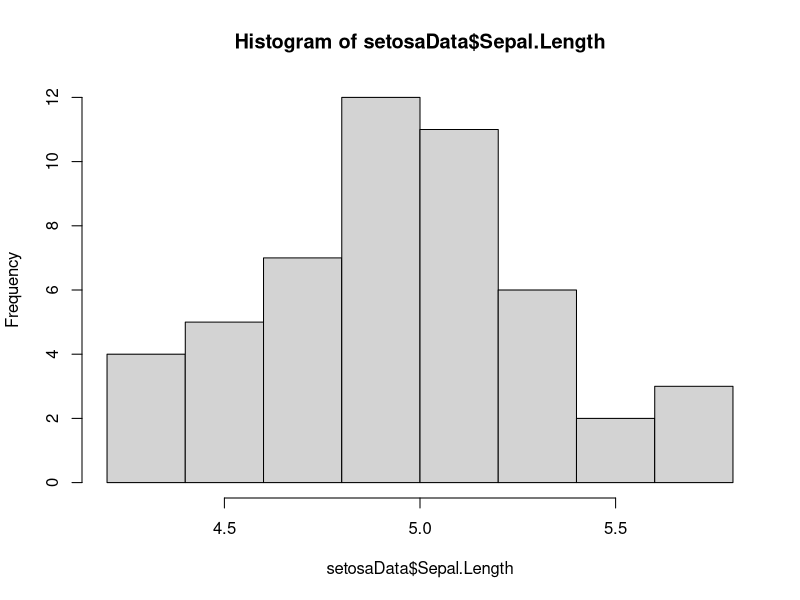
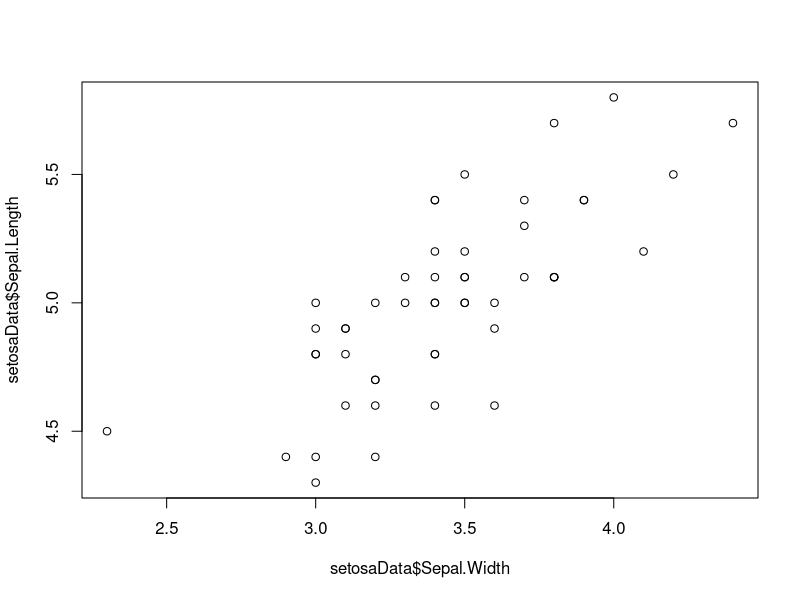
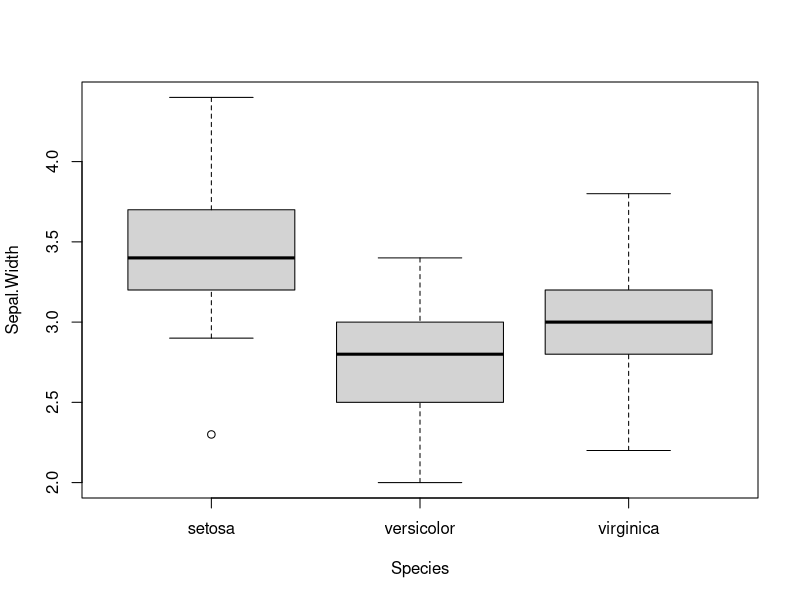

Write the R code that produced these figures, in order.
## ---- chunk 1

## ---- chunk 2
# This is a comment. We know because it is preceded by a hashtag, or 'octothorpe'
## ---- chunk 3
# Section heading -----
# Follow a comment with five dashes to insert a section heading
## ---- chunk 4
# Example (run the following lines):
  a = 1
  A = 2
  a == A
## ---- chunk 5
  a = 1
  a = 2
  a         # a takes on the second value here
  print(a)  # This is another way to look at the value of an object
  show(a)   # And, here is one more
## ---- chunk 6
  T == TRUE
## ---- chunk 7
# Here, we have defined 'a' as a variable with the value of 1...or have we?
  a = 1
  a
## ---- chunk 8
    a = c(1, 2, 3, 4, 5) # Make a vector of integers 1 through five
    print(a) # One way to look at our vector
    show(a)  # Another way to look at it
    a        # A third way to look at it
    str(a)   # We can look at the structure of our vector, integer class
## ---- chunk 9
    a = seq(1:5) # Another way to make the same vector
    a            # Print the vector to the console
    str(a)       # Look at the data structure
    a = seq(from=8, to=13, by=1) # This is the long-hand; easier to understand
    str(a)       # Notice when we make the vector this way it is 'numeric'
## ---- chunk 10
    b = c('a', 'b', 'c', 'd', 'e') # Make a character vector
    b                              # Print it to the console
    str(b)                         # Now it's a character vector
    b = as.factor(b)               # But we can change that if we want
    b                              # WTF???
    str(b)                         # Look at the data structure for more info
## ---- chunk 11
# This is what it looks like when we code a factor as number
  as.numeric(b) 
## ---- chunk 12
    c = a == b   # Most of our logicals will be yes/no or comparisons
    c            # The '==' compares our numeric vector to the factor one
    str(c)       # We now have a logical vector
    is.na(a)     # We can check for missing values
    is.finite(a) # We can make sure that all values are finite
    !is.na(a)    # The exclamation point means 'not' and is a logical operator
    a == 3       # We can see if specific elements of a vector meet a criterion
    unique(b)    # We can just look at uniue values
## ---- chunk 13
    d = c(1, 'a', 2) # 
## ---- chunk 14
    a[3] # Here, we are printing the third element of 'a'
    b[b=='c'] # Here, we say, print any element of 'b' that is equal to 'c'
    which(b=='c') # Or, we can ask which elements equal 'c'
## ---- chunk 15
    a * .5   # Multiplication
    a + 100  # Addition
    a - 3    # Subtraction
    a / 2    # Division
    a ^ 2    # Exponentiation
    exp(a)   # This is the same as 'e to the...'
    log(a)   # Natural logarithm
    log10(a) # Log base 10

    b = as.character(b)
    paste(b, 'AAAA', sep='') # We can append text
    paste('AAAA', b, sep='') # We can do it the other way
    paste('AAAA', b, sep='--') # Add symbols to separate
    gsub(pattern='c', replacement='AAAA', b) # We can replace text

    e = paste('AAAA', b, sep='') # Make a new object
    e                            # Print to console
    substr(e, start=5, stop=5)   # We can strip text (or dates, or times, etc.)
## ---- chunk 16
    length(a) # A has a length of 5, try it and check it
    a         # Yup, looks about right
## ---- chunk 17
# We can make matrices by binding vectors that already exist
  cbind(a,e)
# Or we can make an empty one to fill
  matrix(0, nrow=3, ncol=4)
# Or we can make one from scratch
  mat = matrix(seq(1, 12), ncol=3, nrow=4)
# We can do all of the things we did with vectors to matrices, but now we
# have more than one column, and official 'rows'
  ncol(mat)   # Number of columns
  nrow(mat)   # Number of rows
  length(mat) # Total number of entries
  mat[2, 3]   # Value of row 2, column 3
  str(mat)    # See how no. of rows and columns is defined in data structure?
# With rows and columns, we can assign column names and row names. Honestly,
# we will almost never use these but you may come across it elsewhere
  colnames(mat) = c('first', 'second', 'third')
  rownames(mat) = c('This', 'is', 'a', 'matrix')
  mat
  str(mat) # Take a look at the data structure and see if you understand
  mat*2 # All the same operations we did on vectors above...one example
## ---- chunk 18
  a = seq(from=.5, to=10, by = .5)  # Make a sequence
  b = a^2                           # Vector math- raise each 'a' to power of 2
  c = rep(c('a','b','c','d'), 5)    # Replicates values in object a # of times
  d = data.frame(a, b, c)           # Note, we don't use quotes for objects
## ---- chunk 19
  d # Print the dataframe
## ---- chunk 20
  # We can look at these
    names(d)     # All of the names
    names(d)[2]  # One at a time: note indexing, names(d) is a vector!!
  # We can change the names
    names(d) = c('Increment', 'Squared', 'Class') # All at once- note quotes
    names(d)               # Print it to see what this does
    names(d)[3] = 'Letter' # Or, one at a time..
    names(d)               # Print it again to see what changed
    e = d                  # We can also rename the entire dataframe
    head(e)                # This will show us the first six rows of a dataframe
    head(e, 10)            # Or, we can look at any other number that we want
    e$Sqrt = sqrt(e$Increment)
    e # We can make new columns in data frames really easily like this!
## ---- chunk 21
    data('iris')  # This is how you load built-in data sets
    ls()          # We can use ls() to see what is in our environment
    head(iris)    # Look at the first six rows of data in the object
    nrow(iris)    # How many rows does it have?
    ncol(iris)    # How many columns?
    names(iris)   # What are the column names?
    str(iris)     # Have a look at the data structure- tells us all of the above
    summary(iris) # Summarize the variables in the dataframe

  # Now let's look at some specific things
    # What is the value in 12th row of the 4th column of iris?
      iris[12, 4]
    # What is the mean sepal length among all species in iris?
      mean(iris$Sepal.Length)
    # What about the mean sepal length just for setosa?
      # A couple of new things going on here:
      # 1. We can refer to the columns as atomic vectors within the dataframe if
      #    we want to. Some times we have to do this...
      # 2. Note the logical check for species
      # 3. What we are saying here is:
      #    "Show me the mean of the column Sepal.Length in the dataframe iris
      #    where the species name is setosa"
        mean(iris$Sepal.Length[iris$Species=='setosa'])
      # We can write this out longhand to make sure it's correct (it is)
        logicalCheck = iris$Species == 'setosa'
        lengthCheck = iris$Sepal.Length[iris$Species=='setosa']
      # We can also look at the whole dataframe just for setosa
        setosaData = iris[iris$Species=='setosa' , ]
        # Note that the structure of species is preserved as a factor with three
        # levels even though setosa is the only species name in the new df
          str(setosaData)

      # Some quick plotting code
      # Once we have a nice dataframe like these ones, we can actually step into
      # The world of exploratory analyses.
        hist(setosaData$Sepal.Length) # Make a histogram of sepal lengths
        plot(setosaData$Sepal.Width, setosaData$Sepal.Length) # Bi-plot
        boxplot(Sepal.Width~Species, data=iris) # Boxplots
## ---- chunk 22
  myList = vector(mode='list', length=4)
  myList[[1]] = a
  myList[[2]] = c
  myList[[3]] = mat
  myList[[4]] = d

# Print it
  myList                                   # Cool, huh?
  names(myList)                            # No names on the fly like a df
  names(myList) = c('a', 'c', 'mat', 'd')  # Give it names like a dataframe
  myList                                   # See how the names work now?
  myList[[1]]                              # We reference these differently [[]]
  myList[[2]][5]                           # But can still get into each object
  # Play around with the numbers to see what they do!
  myList$c[1]                              # Can also reference it this way!
